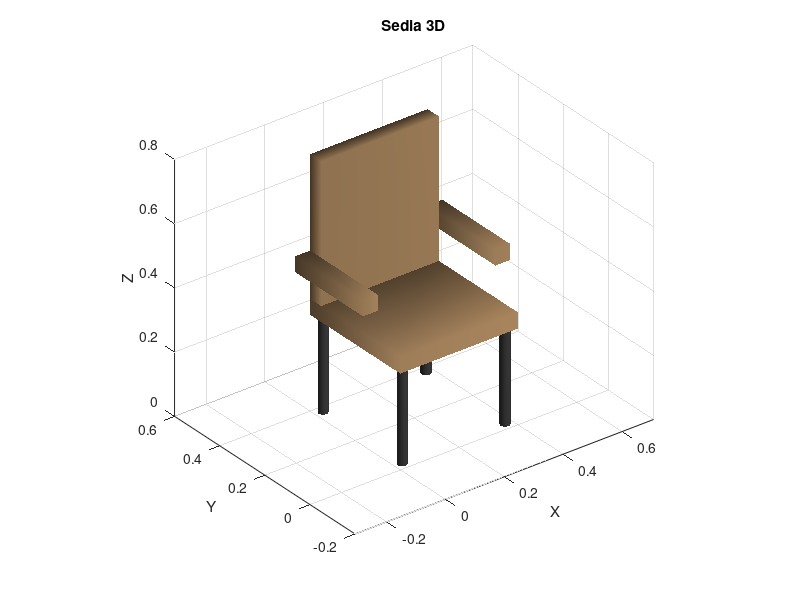

The MATLAB source for this figure:
clear
clc   
close all 

%% Funzione per creare un cilindro
% 'crea_cilindro' è una funzione che genera le coordinate per un cilindro
% Input:
%   - 'centro': vettore [x, y, z] che rappresenta il centro della base inferiore del cilindro.
%   - 'raggio': il raggio del cilindro.
%   - 'altezza': l'altezza del cilindro.
% Output:
%   - 'Xc', 'Yc', 'Zc': matrici di coordinate 

crea_cilindro = @(centro, raggio, altezza) deal( ...
    centro(1) + raggio * cos(linspace(0, 2*pi, 20))' * ones(1, 2), ...
    centro(2) + raggio * sin(linspace(0, 2*pi, 20))' * ones(1, 2), ...
    centro(3) + ones(20, 1) * [0, altezza]);

%% Parametri sedia

colore_legno = [0.76 0.60 0.42]; 
colore_metallo = [0.3 0.3 0.3]; 

% --- Seduta ---

origine_seduta = [0, 0, 0.3];
dimensioni_seduta = [0.4, 0.4, 0.05];

x_seduta = [0 1 1 0 0 1 1 0] * dimensioni_seduta(1) + origine_seduta(1);
y_seduta = [0 0 1 1 0 0 1 1] * dimensioni_seduta(2) + origine_seduta(2);
z_seduta = [0 0 0 0 1 1 1 1] * dimensioni_seduta(3) + origine_seduta(3);
vertici_seduta = [x_seduta' y_seduta' z_seduta'];
facce_seduta = [1 2 3 4;   % Faccia inferiore
                5 6 7 8;   % Faccia superiore
                1 2 6 5;   % Faccia frontale
                2 3 7 6;   % Faccia destra
                3 4 8 7;   % Faccia posteriore
                4 1 5 8];  % Faccia sinistra

% --- Schienale ---

origine_schienale = [0, dimensioni_seduta(2) - 0.05, origine_seduta(3) + dimensioni_seduta(3)];
dimensioni_schienale = [0.4, 0.05, 0.45];

x_schienale = [0 1 1 0 0 1 1 0] * dimensioni_schienale(1) + origine_schienale(1);
y_schienale = [0 0 1 1 0 0 1 1] * dimensioni_schienale(2) + origine_schienale(2);
z_schienale = [0 0 0 0 1 1 1 1] * dimensioni_schienale(3) + origine_schienale(3);
vertici_schienale = [x_schienale' y_schienale' z_schienale'];
facce_schienale = [1 2 3 4;
                   5 6 7 8;
                   1 2 6 5;
                   2 3 7 6;
                   3 4 8 7;
                   4 1 5 8];

% --- Braccioli ---

altezza_bracciolo = 0.05;
profondita_bracciolo = 0.05;
lunghezza_bracciolo = dimensioni_schienale(2);

% Bracciolo sinistro

origine_bracciolo_sinistro = [-0.05, 0.1, 0.45];
dimensioni_bracciolo_sinistro = [0.05, 0.3, 0.05];

x_bracciolo_sinistro = [0 1 1 0 0 1 1 0] * dimensioni_bracciolo_sinistro(1) + origine_bracciolo_sinistro(1);
y_bracciolo_sinistro = [0 0 1 1 0 0 1 1] * dimensioni_bracciolo_sinistro(2) + origine_bracciolo_sinistro(2);
z_bracciolo_sinistro = [0 0 0 0 1 1 1 1] * dimensioni_bracciolo_sinistro(3) + origine_bracciolo_sinistro(3);
vertici_bracciolo_sinistro = [x_bracciolo_sinistro' y_bracciolo_sinistro' z_bracciolo_sinistro'];
facce_bracciolo_sinistro = [1 2 3 4;
                      5 6 7 8;
                      1 2 6 5;
                      2 3 7 6;
                      3 4 8 7;
                      4 1 5 8];

% Bracciolo destro (simmetrico rispetto al sinistro)

x_sinistro = origine_bracciolo_sinistro(1);
larghezza = dimensioni_bracciolo_sinistro(1);
x_destro = 0.4 - (x_sinistro + larghezza); 

origine_bracciolo_destro = [x_destro, 0.1, 0.45];
dimensioni_bracciolo_destro = dimensioni_bracciolo_sinistro;

x_bracciolo_destro = [0 1 1 0 0 1 1 0] * dimensioni_bracciolo_destro(1) + origine_bracciolo_destro(1);
y_bracciolo_destro = [0 0 1 1 0 0 1 1] * dimensioni_bracciolo_destro(2) + origine_bracciolo_destro(2);
z_bracciolo_destro = [0 0 0 0 1 1 1 1] * dimensioni_bracciolo_destro(3) + origine_bracciolo_destro(3);
vertici_bracciolo_destro = [x_bracciolo_destro' y_bracciolo_destro' z_bracciolo_destro'];
facce_bracciolo_destro = [1 2 3 4;
                       5 6 7 8;
                       1 2 6 5;
                       2 3 7 6;
                       3 4 8 7;
                       4 1 5 8];

% --- Gambe (cilindri) ---

raggio_gamba = 0.015;
altezza_gamba = 0.3;
dist_gamba = 0.025;
centri_gambe = [
    origine_seduta(1) + dist_gamba,             origine_seduta(2) + dist_gamba,              0;
    origine_seduta(1) + dimensioni_seduta(1) - dist_gamba, origine_seduta(2) + dist_gamba,         0;
    origine_seduta(1) + dist_gamba,             origine_seduta(2) + dimensioni_seduta(2) - dist_gamba, 0;
    origine_seduta(1) + dimensioni_seduta(1) - dist_gamba, origine_seduta(2) + dimensioni_seduta(2) - dist_gamba, 0
];

%% Visualizzazione

figure; 
hold on; 
axis equal;
grid on; 
xlabel('X'); ylabel('Y'); zlabel('Z');
title('Sedia 3D'); 

% Seduta

patch('Vertices', vertici_seduta, 'Faces', facce_seduta, ...
      'FaceColor', colore_legno, 'EdgeColor', 'none');

% Schienale

patch('Vertices', vertici_schienale, 'Faces', facce_schienale, ...
      'FaceColor', colore_legno * 0.9, 'EdgeColor', 'none');

% Braccioli

patch('Vertices', vertici_bracciolo_sinistro, 'Faces', facce_bracciolo_sinistro, ...
      'FaceColor', colore_legno * 0.95, 'EdgeColor', 'none');
patch('Vertices', vertici_bracciolo_destro, 'Faces', facce_bracciolo_destro, ...
      'FaceColor', colore_legno * 0.95, 'EdgeColor', 'none');

% Gambe 

for i = 1:4

    [Xc, Yc, Zc] = crea_cilindro(centri_gambe(i,:), raggio_gamba, altezza_gamba);
    surf(Xc, Yc, Zc, 'FaceColor', colore_metallo, 'EdgeColor', 'none');

end

view(3); 
camlight; 
lighting gouraud; 
